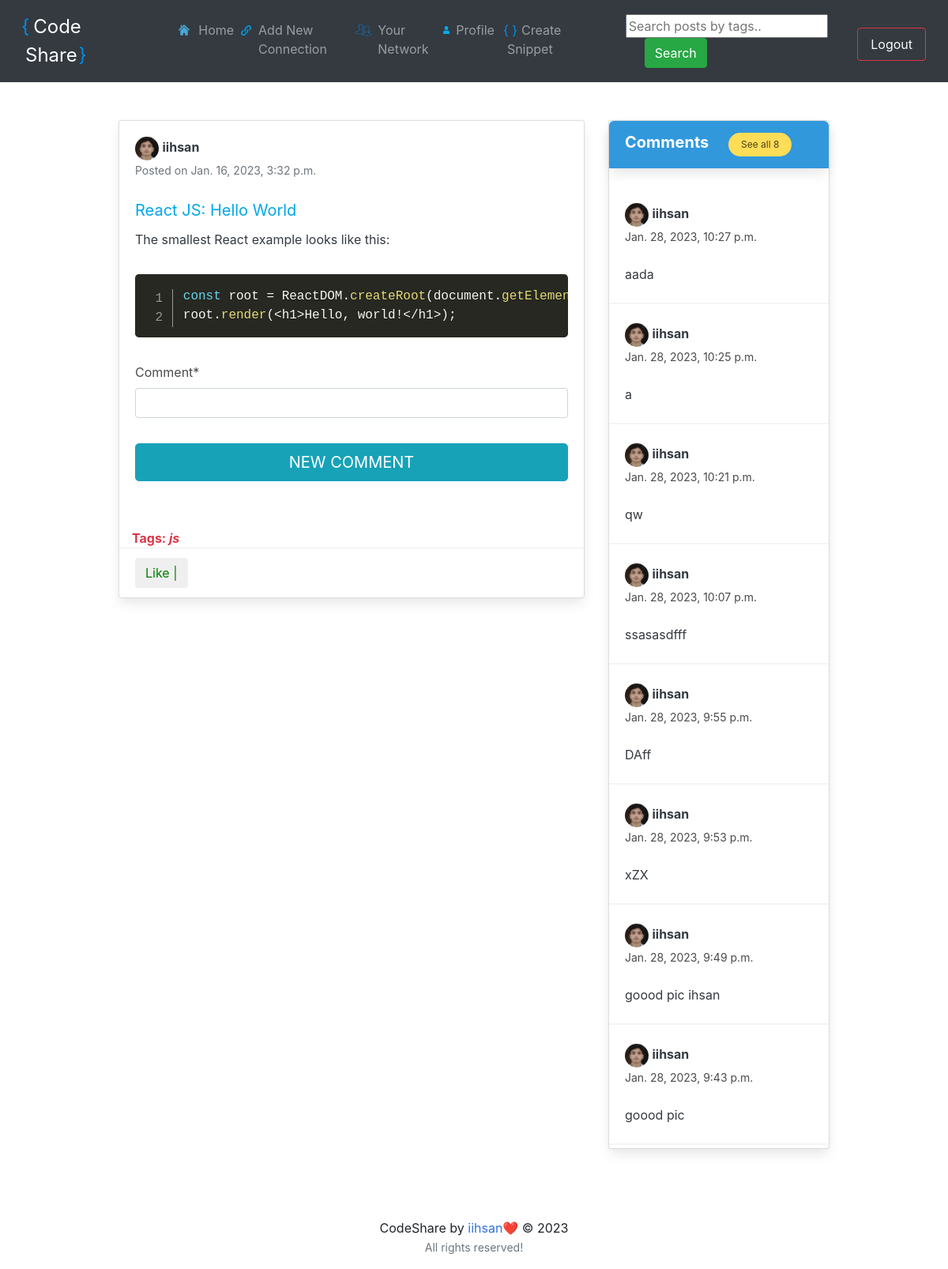
Screenshot of /post/3/ (signed in) with the database file from the repository.
### feed/models.py (models this page shows, shortened)
class Post(models.Model):
    id = models.AutoField(primary_key=True)
    title = models.CharField(max_length=50, null=True)
    description = models.CharField(max_length=255, blank=True)
    code = models.TextField(blank=True, null=True)
    langs = [('text', 'None'),
            ('Markup', 'markup'),
            ('html', 'html'),
             ('CSS', 'css'),
             ('C-like', 'clike'),
             ('JavaScript', 'javascript, js'),
             ('Arduino', 'arduino'),
             ('Bash', 'bash, shell'),
             ('BASIC', 'basic'),
             ('C', 'c'),
             ('C#', 'csharp, cs, dotnet'),
             ('Cpp', 'cpp'),
             ('CoffeeScript', 'coffeescript, coffee'),
             ('CMake', 'cmake'),
             ('Clojure', 'clojure'),
             ('Django/Jinja2', 'django, jinja2'),
             ('Docker', 'docker, dockerfile'),
             ('Git', 'git'),
             ('GameMaker Language', 'gml, gamemakerlanguage'),
             ('Go', 'go'),
             ('GraphQL', 'graphql'),
             ('Groovy', 'groovy'),
             ('Haml', 'haml'),
             ('HTTP', 'http'),
             ('Icon', 'icon'),
             ('Java', 'java'),
             ('JavaDoc', 'javadoc'),
             ('JSDoc', 'jsdoc'),
             ('JSON', 'json'),
             ('JSONP', 'jsonp'),
             ('JSON5', 'json5'),
             ('Kotlin', 'kotlin'),
             ('LaTeX', 'latex, tex, context'),
             ('Latte', 'latte'),
             ('Less', 'less'),
             ('LiveScript', 'livescript'),
             ('Lua', 'lua'),
             ('Makefile', 'makefile'),
             ('Markdown', 'markdown, md'),
             ('MATLAB', 'matlab'),
             ('nginx', 'nginx'),
             ('Objective-C', 'objectivec'),
             ('OpenCL', 'opencl'),
             ('Parser', 'parser'),
             ('Pascal', 'pascal, objectpascal'),
             ('Perl', 'perl'),
             ('PHP', 'php'),
             ('PL/SQL', 'plsql'),
             ('PowerShell', 'powershell'),
             ('Pug', 'pug'),
             ('Python', 'python, py'),
             ('R', 'r'),
             ('React JSX', 'jsx'),
             ('React TSX', 'tsx'),
             ('Regex', 'regex'),
             ('Ruby', 'ruby, rb'),
             ('Rust', 'rust'),
             ('SAS', 'sas'),
             ('Sass (Sass)', 'sass'),
             ('Sass (Scss)', 'scss'),
             ('Scala', 'scala'),
             ('SQL', 'sql'),
             ('Stylus', 'stylus'),
             ('Swift', 'swift'),
             ('Twig', 'twig'),
             ('TypeScript', 'typescript, ts'),
             ('Velocity', 'velocity'),
             ('vim', 'vim'),
             ('Visual Basic', 'visual-basic, vb'),
             ('Wiki markup', 'wiki'),
             ('YAML', 'yaml, yml'),
             ('Zig', 'zig'),
             ]
    lang = models.CharField(max_length=18, choices=langs, default='text')
    author = models.ForeignKey(User, on_delete=models.CASCADE)
    tags = models.CharField(max_length=100, blank=True)
    posted_on = models.DateTimeField(auto_now_add=True)
    updated_at = models.DateTimeField(auto_now=True)

class Comments(models.Model):
    post = models.ForeignKey(Post, on_delete=models.CASCADE, null=True)
    user = models.ForeignKey(User, on_delete=models.CASCADE, null=True)
    profile = models.ForeignKey(Profile, on_delete=models.CASCADE, null=True)
    comment = models.CharField(max_length=255)
    commented_on = models.DateTimeField(auto_now_add=True)
    updated_at = models.DateTimeField(auto_now=True)

### users/models.py (models this page shows, shortened)
class Profile(models.Model):
	user = models.OneToOneField(User, on_delete=models.CASCADE)
	image = models.ImageField(default='default.png', upload_to='profile_pics')
	slug = AutoSlugField(populate_from='user')
	bio = models.CharField(max_length=255, blank=True)
	friends = models.ManyToManyField("Profile", blank=True)
	def get_absolute_url(self):
		return "/users/{}".format(self.slug)

### feed/views.py (the view)
# urls.py: path('post/<int:pk>/', views.post_detail, name='post-detail'),
@login_required
def post_detail(request, pk):
	post = get_object_or_404(Post, pk=pk)
	user = request.user
	is_liked =  Like.objects.filter(user=user, post=post)
	if request.method == 'POST':
		comment = request.POST.get('comment', 'Nice Share!')
		form = NewCommentForm(request.POST)
		if form.is_valid():
			data = form.save(commit=False)
			data.post = post
			data.user = user
			data.profile = Profile.objects.filter(user=user).first()
			data.save()
			return redirect('post-detail', pk=pk)
	else:
		form = NewCommentForm()
	comments = Comments.objects.filter(post=post).order_by('-commented_on')
	return render(request, 'feed/post_detail.html', {'post':post, 'is_liked':is_liked,
                                                  'form':form, 'comments':comments})

### feed/forms.py
class NewCommentForm(forms.ModelForm):
	class Meta:
		model = Comments
		fields = ['comment']

### feed/templates/feed/post_detail.html (shortened to what this page needs)
{% extends "feed/layout.html" %} {% load static %} {% load crispy_forms_tags %}
{% block searchform %}
<form
  class="form-inline my-2 my-lg-0 ml-5"
  action="{% url 'search_posts' %}"
  method="get"
>
  <input name="p" type="text" placeholder="Search posts by tags.." />
  <button class="btn btn-success my-2 my-sm-0 ml-4" type="submit">
    Search
  </button>
</form>
{% endblock searchform %} {% block content %}
<div class="container">
  <div class="row">
    <div class="col-md-8">
      <div class="card card-signin my-5">
        <div class="card-body">
          <a href="{{ post.author.profile.get_absolute_url }}"
            ><img
              src="{{ post.author.profile.image.url }}"
              class="rounded-circle"
              width="30"
              height="30"
              alt=""
          /></a>
          <a
            class="text-dark"
            href="{{ post.author.profile.get_absolute_url }}"
            ><b>{{ post.author }}</b>
          </a>
          <br /><small class="text-muted"
            >Posted on {{ post.posted_on }}</small
          >
          <br><br/>
          <p style="font-size: 20px;
            color: rgb(4, 169, 235);
            text-align: left;
            margin: 0 0 10px 0;
            text-shadow: 0px 1px 0px #f2f2f2;">
            {{ post.title }}
          </p>
          <p class="card-text text-dark">{{ post.description }}</p>
          <br />
          <pre><code class="language-{{post.lang}} line-numbers">{{post.code}}</code></pre>
          <form class="form-signin" method="POST" id="post-form">
            <fieldset class="form-group">
              <br />
              {{ form|crispy }}
            </fieldset>
            <div class="form-group">
              <button
                class="btn btn-lg btn-info btn-block text-uppercase"
                type="submit"
              >
                New Comment</button
              ><br />
            </div>
          </form>
        </div>
        {% if post.tags %}
        <p class="text-danger ml-3">
          <b>Tags: <i>{{ post.tags }}</i></b>
        </p>
        {% endif %}
        <div class="card-footer">
          <button class="btn btn-white mr-3 like" id="{{ post.id }}">
            {% if is_liked %}
            <a
              href="{% url 'post-like' %}"
              style="color: red"
              id="likebtn{{ post.id }}"
            >
              Unlike | {{post.likes.count}}</a
            >
            {% else %}
            <a
              href="{% url 'post-like' %}"
              style="color: green"
              id="likebtn{{ post.id }}"
            >
              Like | {{post.likes.count}}</a
            >
            {% endif %}
          </button>
        </div>
      </div>
    </div>
    <div class="col-md-4">
      <div class="card card-signin my-5">
          <article class="panel is-info">
            <p class="panel-heading">
              <a href="{% url 'home' %}" style="text-decoration:none; color:white">Comments</a>
              <a href="{% url 'home' %}" style="text-decoration:none">
                <button class="button is-warning is-small is-rounded is-right" style="margin-left: 20px;">
                  See all {{comments|length}}
                </button>
              </a>
            </p>
            </article>
        {% for comment in comments %}
        <div class="card-body">
          <a href="{{ comment.profile.get_absolute_url }}">
            <img
              src="{{ comment.profile.image.url }}"
              class="rounded-circle"
              width="30"
              height="30"
              alt=""
            />
          </a>
          <a
            class="text-dark"
            href="{{ comment.profile.get_absolute_url }}"
            ><b>{{ comment.user.username }}</b></a
          >
          <br /><small>{{ comment.commented_on}}</small><br /><br />
          <p class="card-text text-dark">{{ comment.comment }}</p>
        </div>
        <hr class="my-1" />
        {% endfor %}
      </div>
    </div>
  </div>
  <br />
</div>
{% endblock content %}

### feed/templates/feed/layout.html (shortened to what this page needs)
{% load static %}
<!DOCTYPE html>
<html>
  <head>
    <link
      rel="stylesheet"
      href="https://maxcdn.bootstrapcdn.com/bootstrap/4.0.0/css/bootstrap.min.css"
    />
    <link
      rel="stylesheet"
      type="text/css"
      href="https://dl.dropboxusercontent.com/s/ecyb1drs5j1jyjf/styles.css?dl=0"
    />
    <link href="{% static 'css/prism.css' %}" rel="stylesheet" />
    <link href="{% static 'css/style.css' %}" rel="stylesheet" />
  <link rel="stylesheet" href="{% static 'css/bulma.min.css' %}">
  </head>
  <body>
    <nav class="navbar navbar-dark bg-dark navbar-expand-lg">
      <a class="nav-item nav-link" style="font-size: x-large;color:white" href="{% url 'home' %}"
            ><span style="color: rgb(2, 141, 233); margin-right:5px;margin-left:-5px">{</span>Code Share
            <span style="color: rgb(2, 141, 233); margin-right:5px;margin-left:-5px">}</span>
        </a>
      <div class="collapse navbar-collapse" id="navbarNavAltMarkup">
        <div class="navbar-nav">
          <img src="{% static 'h.png' %}" style="height:20px; width:20px; margin-top: 10px;" />
          <a class="nav-item nav-link" href="{% url 'home' %}">Home</a>
          <img src="{% static 'link.png' %}" style="height:15px; width:15px; margin-top: 13px;" />
          <a class="nav-item nav-link" href="{% url 'users_list' %}"
            >Add New Connection</a
          >
          <img src="{% static 'net1.png' %}" style="height:20px; width:20px; margin-top: 10px;" />
          <a class="nav-item nav-link" href="{% url 'friend_list' %}"
            >Your Network</a
          >
          <img src="{% static 'p.png' %}" style="height:10px; width:10px; margin-top: 15px;" />
          <a class="nav-item nav-link" href="{% url 'my_profile' %}">Profile</a>
          <a class="nav-item nav-link" href="{% url 'snip_index' %}"
            ><span style="color: rgb(2, 141, 233); margin-right:5px;margin-left:-5px">{ }</span>Create Snippet</a
          >
          {% block searchform %}{% endblock searchform %}
        </div>
      </div>
      <div class="navbar-end">
        <div class="navbar-item">
          <div class="buttons">
            {% if user.is_authenticated %}
          <a
            class="nav-item nav-link btn btn-outline-danger ml-4 text-light"
            href="{% url 'logout' %}"
            >Logout</a
          >
          {% endif %}
          </div>
        </div>
      </div>
    </nav>
    <div class="container">{% block content %}{% endblock content %}</div>
    <footer class="page-footer font-small black">
      <div class="footer-copyright text-center py-3">
        CodeShare by <a href="https://iihsan.com">iihsan</a>❤️ © 2023 <br /><small class="text-muted"
          >All rights reserved!</small
        >
      </div>
    </footer>
  </body>
</html>

### feed/static/css/prism.css (style rules this page uses)
code[class*="language-"], pre[class*="language-"] { color: #f8f8f2; background: none; text-shadow: 0 1px rgba(0, 0, 0, 0.3); font-family: Consolas, Monaco, 'Andale Mono', 'Ubuntu Mono', monospace; font-size: 1em; text-align: left; white-space: pre; word-spacing: normal; word-break: normal; word-wrap: normal; line-height: 1.5; -moz-tab-size: 4; -o-tab-size: 4; tab-size: 4; -webkit-hyphens: none; -moz-hyphens: none; -ms-hyphens: none; hyphens: none; }
pre[class*="language-"] { padding: 1em; margin: .5em 0; overflow: auto; border-radius: 0.3em; }
:not(pre) > code[class*="language-"], pre[class*="language-"] { background: #272822; }
pre[class*="language-"].line-numbers { position: relative; padding-left: 3.8em; counter-reset: linenumber; }
pre[class*="language-"].line-numbers > code { position: relative; white-space: inherit; }

### rows the page displays
Post: author.profile.image (picture), author "iihsan", posted_on "Jan. 16, 2023, 3:32 p.m.", title "React JS: Hello World", description "The smallest React example looks like this:", tags "js"
Comments: profile.image (picture), user.username "iihsan", commented_on "Jan. 28, 2023, 10:27 p.m.", comment "aada"
Comments: profile.image (picture), user.username "iihsan", commented_on "Jan. 28, 2023, 10:25 p.m.", comment "a"
Comments: profile.image (picture), user.username "iihsan", commented_on "Jan. 28, 2023, 10:21 p.m.", comment "qw"
Comments: profile.image (picture), user.username "iihsan", commented_on "Jan. 28, 2023, 10:07 p.m.", comment "ssasasdfff"
Comments: profile.image (picture), user.username "iihsan", commented_on "Jan. 28, 2023, 9:55 p.m.", comment "DAff"
Comments: profile.image (picture), user.username "iihsan", commented_on "Jan. 28, 2023, 9:53 p.m.", comment "xZX"
Comments: profile.image (picture), user.username "iihsan", commented_on "Jan. 28, 2023, 9:49 p.m.", comment "goood pic ihsan"
Comments: profile.image (picture), user.username "iihsan", commented_on "Jan. 28, 2023, 9:43 p.m.", comment "goood pic"

### other values shown
{{ comments|length }} "8"
